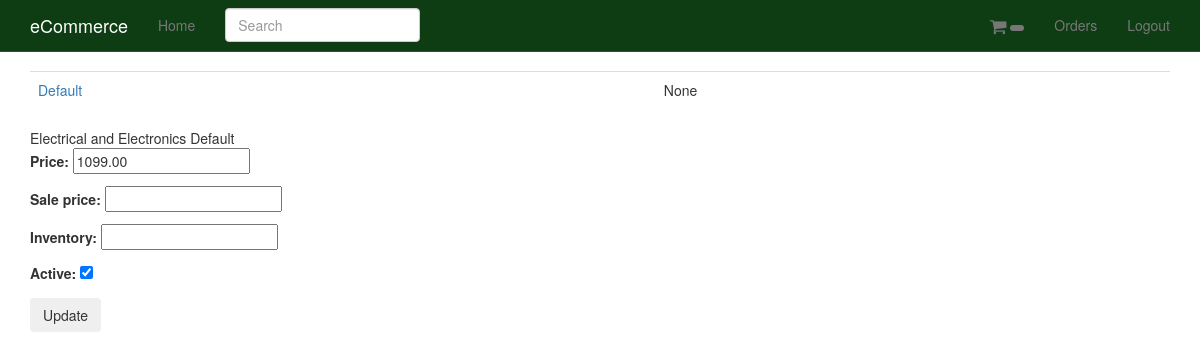
The page /products/1/inventory/ (signed in) on the database its author committed.
### products/models.py (models this page shows, shortened)
class Variation(models.Model):
	product = models.ForeignKey(Product, on_delete=models.CASCADE)
	title = models.CharField(max_length=120)
	price = models.DecimalField(decimal_places=2, max_digits=20)
	sale_price = models.DecimalField(decimal_places=2, max_digits=20, null=True, blank=True)
	active = models.BooleanField(default=True)
	inventory = models.IntegerField(null=True, blank=True) #refer none == unlimited amount
	def get_absolute_url(self):
		return self.product.get_absolute_url()

class Product(models.Model):
	title = models.CharField(max_length=120)
	description = models.TextField(blank=True, null=True)
	price = models.DecimalField(decimal_places=2, max_digits=20)
	active = models.BooleanField(default=True)
	categories = models.ManyToManyField('Category', blank=True)
	default = models.ForeignKey('Category', related_name='default_category', null=True, blank=True, on_delete=models.CASCADE)
	objects = ProductManager()
	class Meta:
		ordering = ["-title"]
	def get_absolute_url(self):
		return reverse("product_detail", kwargs={"pk": self.pk})

### products/views.py (the view, shortened to what this page needs)
# urls.py: url(r'^(?P<pk>\d+)/inventory/$', VariationListView.as_view(), name='product_inventory'),
class VariationListView(StaffRequiredMixin, ListView):
	model = Variation
	queryset = Variation.objects.all()
	def get_context_data(self, *args, **kwargs):
		context = super(VariationListView, self).get_context_data(*args, **kwargs)
		context["formset"] = VariationInventoryFormSet(queryset=self.get_queryset())
		return context
	def get_queryset(self, *args, **kwargs):
		product_pk = self.kwargs.get("pk")
		if product_pk:
			product = get_object_or_404(Product, pk=product_pk)
			queryset = Variation.objects.filter(product=product)
		return queryset

### products/mixins.py (called while the page is built)
	@method_decorator(login_required)
	def dispatch(self, request, *args, **kwargs):
		if request.user.is_staff:
			return super(StaffRequiredMixin, self).dispatch(request, *args, **kwargs)
		else:
			raise Http404

### products/models.py (called while the page is built)
	def active(self):
		return self.filter(active=True)

	def get_queryset(self):
		return ProductQuerySet(self.model, using=self._db)

	def all(self, *args, **kwargs):
		return self.get_queryset().active()

### products/templates/products/variation_list.html (shortened to what this page needs)
{% extends "base.html" %}
{% block content %}
<table class='table'>
{% for object in object_list %}
<tr>
<td><a href='{{ object.get_absolute_url }}'>{{ object.title }}</a></td><td>{{ object.inventory }}</td>
</tr>
{% endfor %}
</table>
<form method="POST" action=""> {% csrf_token %}
{% for form in formset %}
{{ form.instance.product.title }}
{{ form.instance.title }}
{{ form.as_p }}
{% endfor %}
<input type="submit" value='Update' class='btn' />
</form>
{% endblock %}

### templates/base.html (shortened to what this page needs)
{% load static %}
<!DOCTYPE html>
<html lang="en">
  <head>
    {% include 'head_css.html' %}
  </head>
  <body>
  {% include 'navbar.html' %}
    <div class="container">
            {% block content %}
            {% endblock %}
  </div>
  </body>
</html>

### templates/head_css.html
{% load static %}
    <link rel="stylesheet" href="//maxcdn.bootstrapcdn.com/font-awesome/4.3.0/css/font-awesome.min.css">
    <link href="{% static 'css/bootstrap.min.css' %}" rel="stylesheet">
    <link href="{% static 'css/navbar-static-top.css' %}" rel="stylesheet">
     <link href="{% static 'css/custom.css' %}" rel="stylesheet">

### templates/navbar.html (shortened to what this page needs)
   {% load static %}
    <nav class="navbar navbar-default navbar-static-top">
      <div class="container">
        <div class="navbar-header">
          <a class="navbar-brand" href="{% url 'home' %}">eCommerce</a>
        </div>
        <div id="navbar" class="navbar-collapse collapse">
          <ul class="nav navbar-nav">
            <li><a href="{% url 'home' %}">Home</a></li>
            <form class="navbar-form navbar-left" method="GET" role="search" action='{% url "products" %}'>
            <div class="form-group">
              <input type="text" class="form-control" placeholder="Search" name="q" value='{{ request.GET.q }}'>
            </div>
          </form>
          </ul>
          <ul class="nav navbar-nav navbar-right">
          <li>
            <a href='{% url "cart" %}'><i class="fa fa-shopping-cart fa-navbar-cart"></i> <span id="cart-count-badge" class='badge'>
            {{ request.session.cart_item_count }}</span></a>
          </li>
          {% if request.user.is_authenticated %}
          <li><a href="{% url 'orders' %}">Orders</a></li>
            <li><a href="{% url 'auth_logout' %}">Logout</a></li>
            {% endif %}
          </ul>
        </div>
      </div>
    </nav>

### templates/javascript.html (shortened to what this page needs)
{% load static %}

### static/static_root/css/navbar-static-top.css (style rules this page uses)
body { min-height: 1000px; }
.navbar-static-top { margin-bottom: 19px; background-color: #0E3D14; border-color: #1A5F23; }
.navbar-default .navbar-brand { color: #FFF; }

### static/static_root/css/custom.css (style rules this page uses)
.fa-navbar-cart { font-size: 18px; vertical-align: middle; }

### rows shown on the page
Variation: title "Default", inventory "None", instance.product "Electrical and Electronics", instance "Default"
